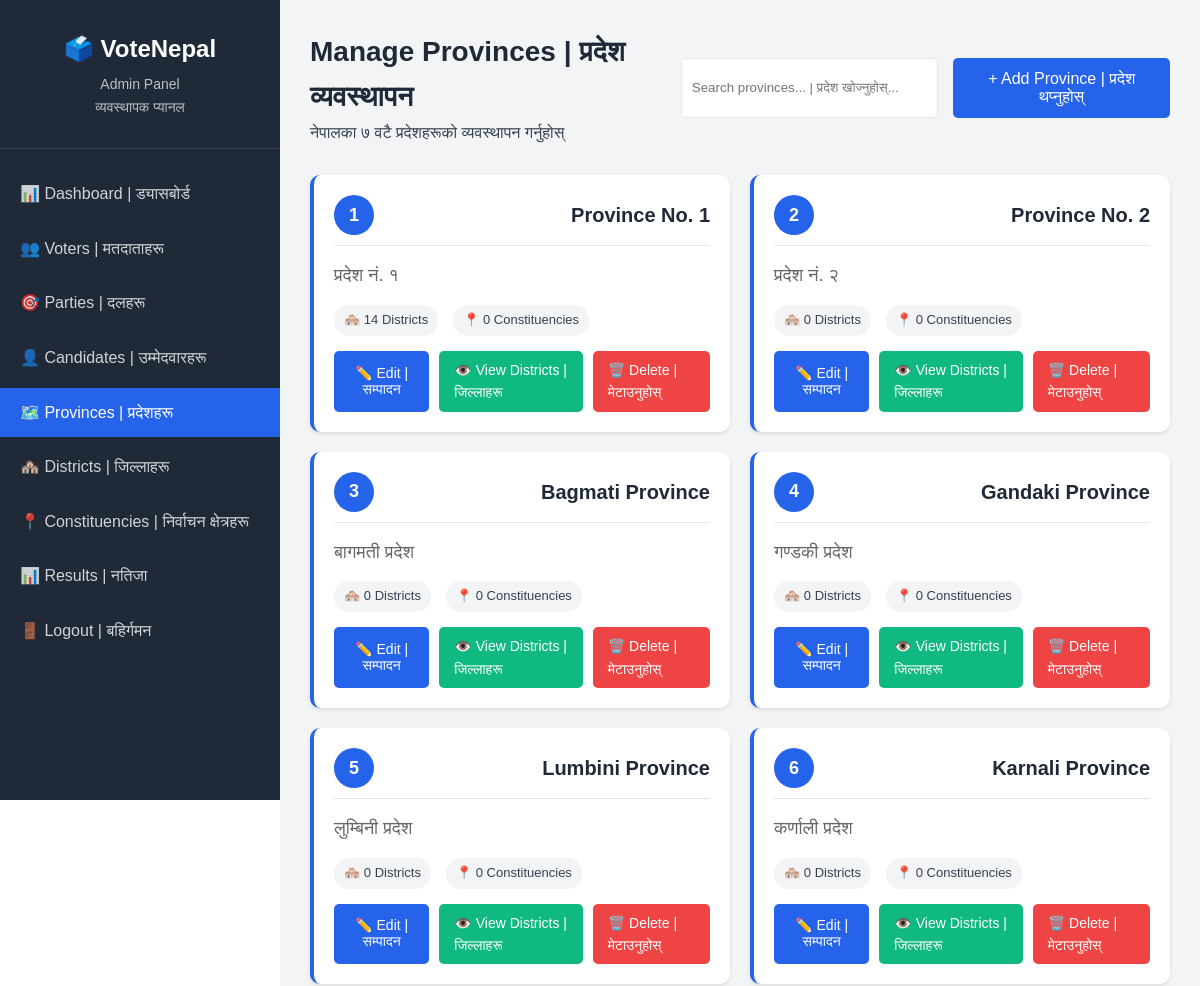
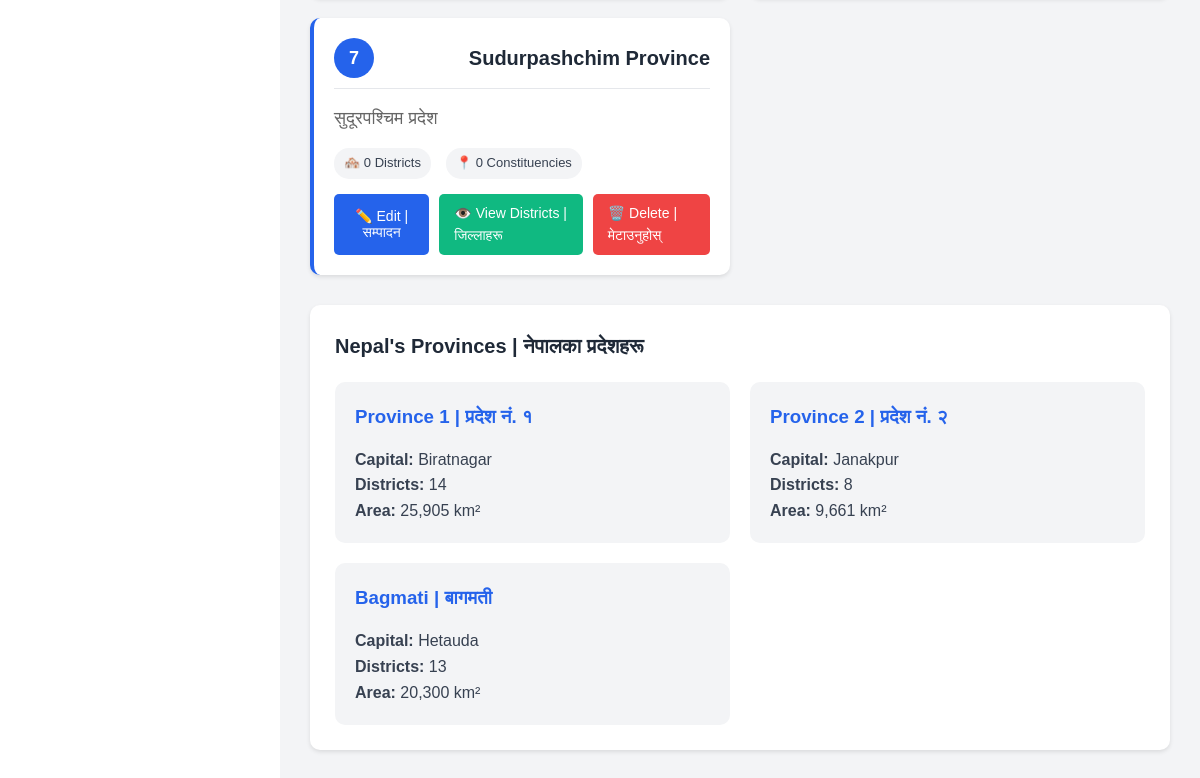
Page /admin/manage_provinces.php (signed in) on the committed database (2 pictures, top to bottom).
### tables this page shows
CREATE TABLE provinces (
    id INT PRIMARY KEY AUTO_INCREMENT,
    name VARCHAR(100) NOT NULL,
    created_at TIMESTAMP DEFAULT CURRENT_TIMESTAMP
);

### admin/manage_provinces.php (the view, shortened to what this page needs)
<?php
$db = Database::getInstance()->getConnection();
$provinces = $db->query("SELECT * FROM provinces ORDER BY id");
?>
<!DOCTYPE html>
<html lang="en">
<head>
    <link rel="stylesheet" href="../assets/css/style.css">
    <link rel="stylesheet" href="../assets/css/admin.css">
</head>
<body>
    <div class="admin-container">
        <div class="admin-sidebar">
            <div class="sidebar-header">
                <h2>🗳️ VoteNepal</h2>
                <p>Admin Panel</p>
                <p class="nepali-text">व्यवस्थापक प्यानल</p>
            </div>
            <ul class="sidebar-menu">
                <li><a href="dashboard.php">📊 Dashboard | ड्यासबोर्ड</a></li>
                <li><a href="manage_voters.php">👥 Voters | मतदाताहरू</a></li>
                <li><a href="manage_parties.php">🎯 Parties | दलहरू</a></li>
                <li><a href="manage_candidates.php">👤 Candidates | उम्मेदवारहरू</a></li>
                <li class="active"><a href="manage_provinces.php">🗺️ Provinces | प्रदेशहरू</a></li>
                <li><a href="manage_districts.php">🏘️ Districts | जिल्लाहरू</a></li>
                <li><a href="manage_constituencies.php">📍 Constituencies | निर्वाचन क्षेत्रहरू</a></li>
                <li><a href="view_results.php">📊 Results | नतिजा</a></li>
                <li><a href="logout.php">🚪 Logout | बहिर्गमन</a></li>
            </ul>
        </div>
        <div class="admin-content">
            <div class="content-header">
                <div>
                    <h1>Manage Provinces | प्रदेश व्यवस्थापन</h1>
                    <p>नेपालका ७ वटै प्रदेशहरूको व्यवस्थापन गर्नुहोस्</p>
                </div>
                <div class="header-actions">
                    <input type="text" id="searchInput" class="search-box"
                           placeholder="Search provinces... | प्रदेश खोज्नुहोस्...">
                    <button class="btn btn-primary" onclick="showAddModal()">
                        + Add Province | प्रदेश थप्नुहोस्
                    </button>
                </div>
            </div>
            <div class="province-list" id="provinceList">
                <?php
                $province_np = [
                    1 => 'प्रदेश नं. १',
                    2 => 'प्रदेश नं. २',
                    3 => 'बागमती प्रदेश',
                    4 => 'गण्डकी प्रदेश',
                    5 => 'लुम्बिनी प्रदेश',
                    6 => 'कर्णाली प्रदेश',
                    7 => 'सुदूरपश्चिम प्रदेश'
                ];
                while($province = $provinces->fetch_assoc()):
                    $district_count = $db->query("SELECT COUNT(*) as total FROM districts WHERE province_id = " . $province['id'])->fetch_assoc()['total'];
                    $constituency_count = $db->query("
                        SELECT COUNT(*) as total
                        FROM constituencies c
                        JOIN districts d ON c.district_id = d.id
                        WHERE d.province_id = " . $province['id']
                    )->fetch_assoc()['total'];
                ?>
                <div class="province-card" data-name="<?php echo strtolower($province['name']); ?>" data-id="<?php echo $province['id']; ?>">
                    <div class="province-header">
                        <span class="province-number"><?php echo $province['id']; ?></span>
                        <span class="province-name"><?php echo htmlspecialchars($province['name']); ?></span>
                    </div>
                    <div class="province-name-np nepali-text">
                        <?php echo $province_np[$province['id']] ?? ''; ?>
                    </div>
                    <div class="province-stats">
                        <span class="stat-badge">🏘️ <?php echo $district_count; ?> Districts</span>
                        <span class="stat-badge">📍 <?php echo $constituency_count; ?> Constituencies</span>
                    </div>
                    <div class="province-actions">
                        <button class="btn-icon btn-edit" onclick="editProvince(<?php echo $province['id']; ?>, '<?php echo htmlspecialchars($province['name']); ?>', '<?php echo $province_np[$province['id']] ?? ''; ?>')">
                            ✏️ Edit | सम्पादन
                        </button>
                        <a href="manage_districts.php?province_id=<?php echo $province['id']; ?>" class="btn-icon btn-view">
                            👁️ View Districts | जिल्लाहरू
                        </a>
                        <a href="?delete=<?php echo $province['id']; ?>"
                           class="btn-icon btn-delete"
                           onclick="return confirm('के तपाईं यो प्रदेश मेटाउन चाहनुहुन्छ? \nAre you sure you want to delete this province?')">
                            🗑️ Delete | मेटाउनुहोस्
                        </a>
                    </div>
                </div>
                <?php endwhile; ?>
            </div>
            <div class="data-table-container" style="margin-top: 30px;">
                <h2>Nepal's Provinces | नेपालका प्रदेशहरू</h2>
                <div style="display: grid; grid-template-columns: repeat(auto-fit, minmax(300px, 1fr)); gap: 20px; margin-top: 20px;">
                    <div style="background: var(--light-color); padding: 20px; border-radius: 10px;">
                        <h3 style="color: var(--primary-color); margin-bottom: 15px;">Province 1 | प्रदेश नं. १</h3>
                        <p><strong>Capital:</strong> Biratnagar</p>
                        <p><strong>Districts:</strong> 14</p>
                        <p><strong>Area:</strong> 25,905 km²</p>
                    </div>
                    <div style="background: var(--light-color); padding: 20px; border-radius: 10px;">
                        <h3 style="color: var(--primary-color); margin-bottom: 15px;">Province 2 | प्रदेश नं. २</h3>
                        <p><strong>Capital:</strong> Janakpur</p>
                        <p><strong>Districts:</strong> 8</p>
                        <p><strong>Area:</strong> 9,661 km²</p>
                    </div>
                    <div style="background: var(--light-color); padding: 20px; border-radius: 10px;">
                        <h3 style="color: var(--primary-color); margin-bottom: 15px;">Bagmati | बागमती</h3>
                        <p><strong>Capital:</strong> Hetauda</p>
                        <p><strong>Districts:</strong> 13</p>
                        <p><strong>Area:</strong> 20,300 km²</p>
                    </div>
                </div>
            </div>
        </div>
    </div>
</body>
</html>

### assets/css/style.css (style rules this page uses)
* { margin: 0; padding: 0; box-sizing: border-box; }
:root { --primary-color: #2563eb; --secondary-color: #1e40af; --success-color: #10b981; --danger-color: #ef4444; --warning-color: #f59e0b; --dark-color: #1f2937; --light-color: #f3f4f6; --text-color: #374151; --border-color: #e5e7eb; }
body { font-family: 'Poppins', sans-serif; line-height: 1.6; color: var(--text-color); }
.btn { display: inline-block; padding: 10px 20px; border-radius: 5px; text-decoration: none; font-weight: 500; transition: all 0.3s; border: none; cursor: pointer; font-size: 16px; }
.btn-primary { background: var(--primary-color); color: white; }

### assets/css/admin.css (style rules this page uses)
.admin-container { display: flex; min-height: 100vh; }
.admin-sidebar { width: 280px; background: var(--dark-color); color: white; display: flex; flex-direction: column; position: fixed; height: 100vh; overflow-y: auto; }
.sidebar-header { padding: 30px 20px; text-align: center; border-bottom: 1px solid rgba(255, 255, 255, 0.1); }
.sidebar-header h2 { font-size: 24px; margin-bottom: 5px; }
.sidebar-header p { font-size: 14px; opacity: 0.7; }
.sidebar-menu { list-style: none; padding: 20px 0; flex: 1; }
.sidebar-menu li { margin-bottom: 5px; }
.sidebar-menu a { display: block; padding: 12px 20px; color: rgba(255, 255, 255, 0.8); text-decoration: none; transition: all 0.3s; }
.sidebar-menu li.active a { background: var(--primary-color); color: white; }
.admin-content { flex: 1; margin-left: 280px; padding: 30px; background: var(--light-color); }
.content-header { display: flex; justify-content: space-between; align-items: center; margin-bottom: 30px; }
.content-header h1 { font-size: 28px; color: var(--dark-color); }
.header-actions { display: flex; gap: 15px; }
.data-table-container { background: white; border-radius: 10px; padding: 25px; margin-bottom: 30px; box-shadow: 0 2px 4px rgba(0, 0, 0, 0.1); }
.data-table-container h2 { margin-bottom: 20px; font-size: 20px; color: var(--dark-color); }

### admin/manage_provinces.php (style rules this page uses)
.province-list { display: grid; grid-template-columns: repeat(auto-fill, minmax(300px, 1fr)); gap: 20px; margin-top: 20px; }
.province-card { background: white; border-radius: 10px; padding: 20px; box-shadow: 0 2px 4px rgba(0,0,0,0.1); transition: transform 0.3s; border-left: 4px solid var(--primary-color); }
.province-header { display: flex; justify-content: space-between; align-items: center; margin-bottom: 15px; border-bottom: 1px solid var(--border-color); padding-bottom: 10px; }
.province-number { background: var(--primary-color); color: white; width: 40px; height: 40px; border-radius: 50%; display: flex; align-items: center; justify-content: center; font-weight: bold; font-size: 18px; }
.province-name { font-size: 20px; font-weight: 600; color: var(--dark-color); }
.province-name-np { font-size: 18px; color: #666; margin: 5px 0; }
.province-stats { display: flex; gap: 15px; margin: 15px 0; }
.stat-badge { background: var(--light-color); padding: 5px 10px; border-radius: 15px; font-size: 13px; }
.province-actions { display: flex; gap: 10px; margin-top: 15px; }
.btn-icon { padding: 8px 15px; border: none; border-radius: 5px; cursor: pointer; font-size: 14px; display: inline-flex; align-items: center; gap: 5px; text-decoration: none; }
.btn-edit { background: var(--primary-color); color: white; }
.btn-delete { background: var(--danger-color); color: white; }
.btn-view { background: var(--success-color); color: white; }
.btn { padding: 12px 25px; border: none; border-radius: 5px; cursor: pointer; font-size: 16px; font-weight: 500; }
.btn-primary { background: var(--primary-color); color: white; }
.header-actions { display: flex; gap: 15px; }
.search-box { padding: 10px; border: 1px solid var(--border-color); border-radius: 5px; width: 300px; }
.nepali-text { font-family: 'Nepali', 'Preeti', sans-serif; }

### rows in the picture
provinces: id "1", name "Province No. 1", id "प्रदेश नं. १", district_count "14", constituency_count "0"
provinces: id "2", name "Province No. 2", id "प्रदेश नं. २", district_count "0", constituency_count "0"
provinces: id "3", name "Bagmati Province", id "बागमती प्रदेश", district_count "0", constituency_count "0"
provinces: id "4", name "Gandaki Province", id "गण्डकी प्रदेश", district_count "0", constituency_count "0"
provinces: id "5", name "Lumbini Province", id "लुम्बिनी प्रदेश", district_count "0", constituency_count "0"
provinces: id "6", name "Karnali Province", id "कर्णाली प्रदेश", district_count "0", constituency_count "0"
provinces: id "7", name "Sudurpashchim Province", id "सुदूरपश्चिम प्रदेश", district_count "0", constituency_count "0"
